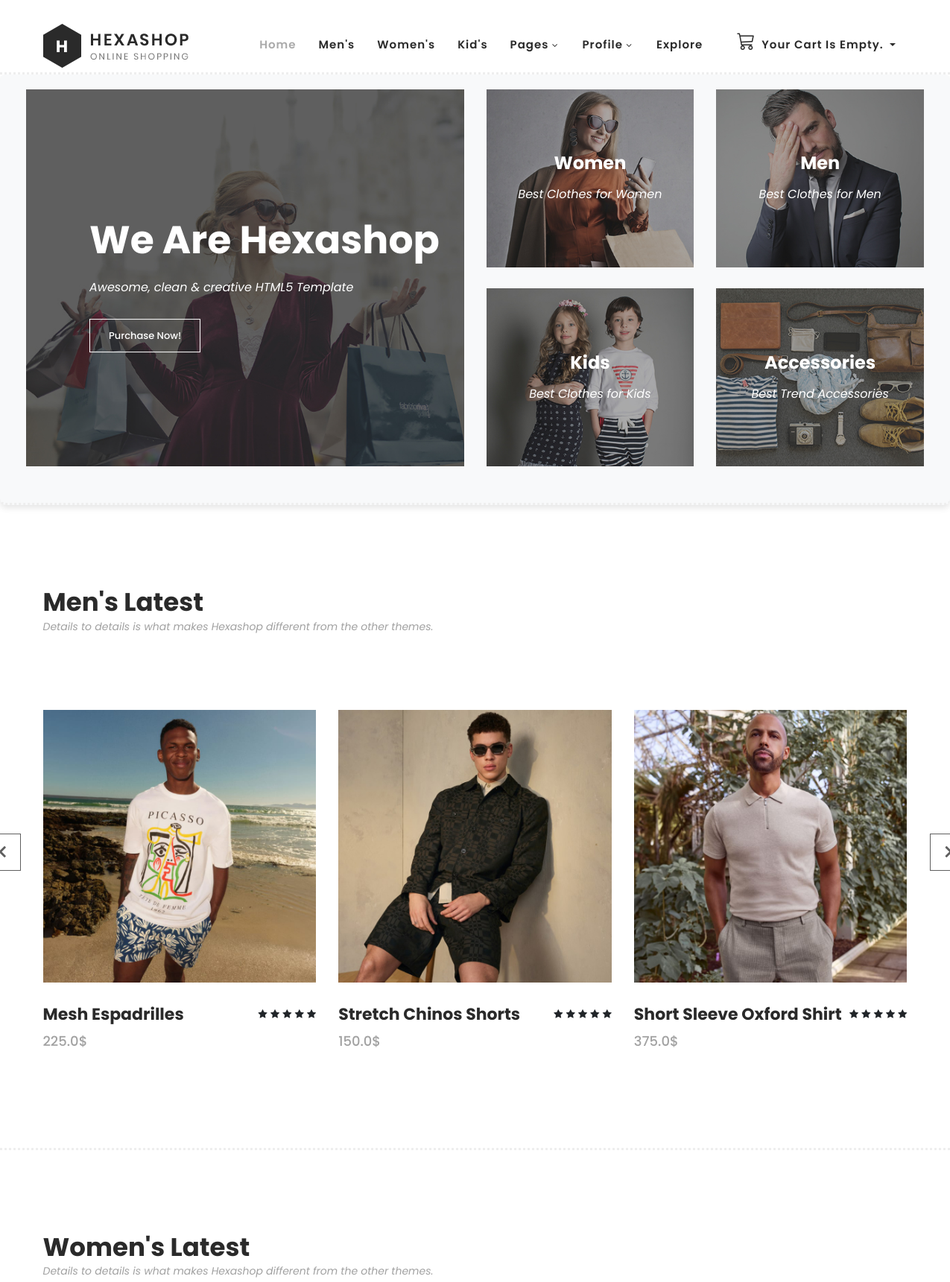
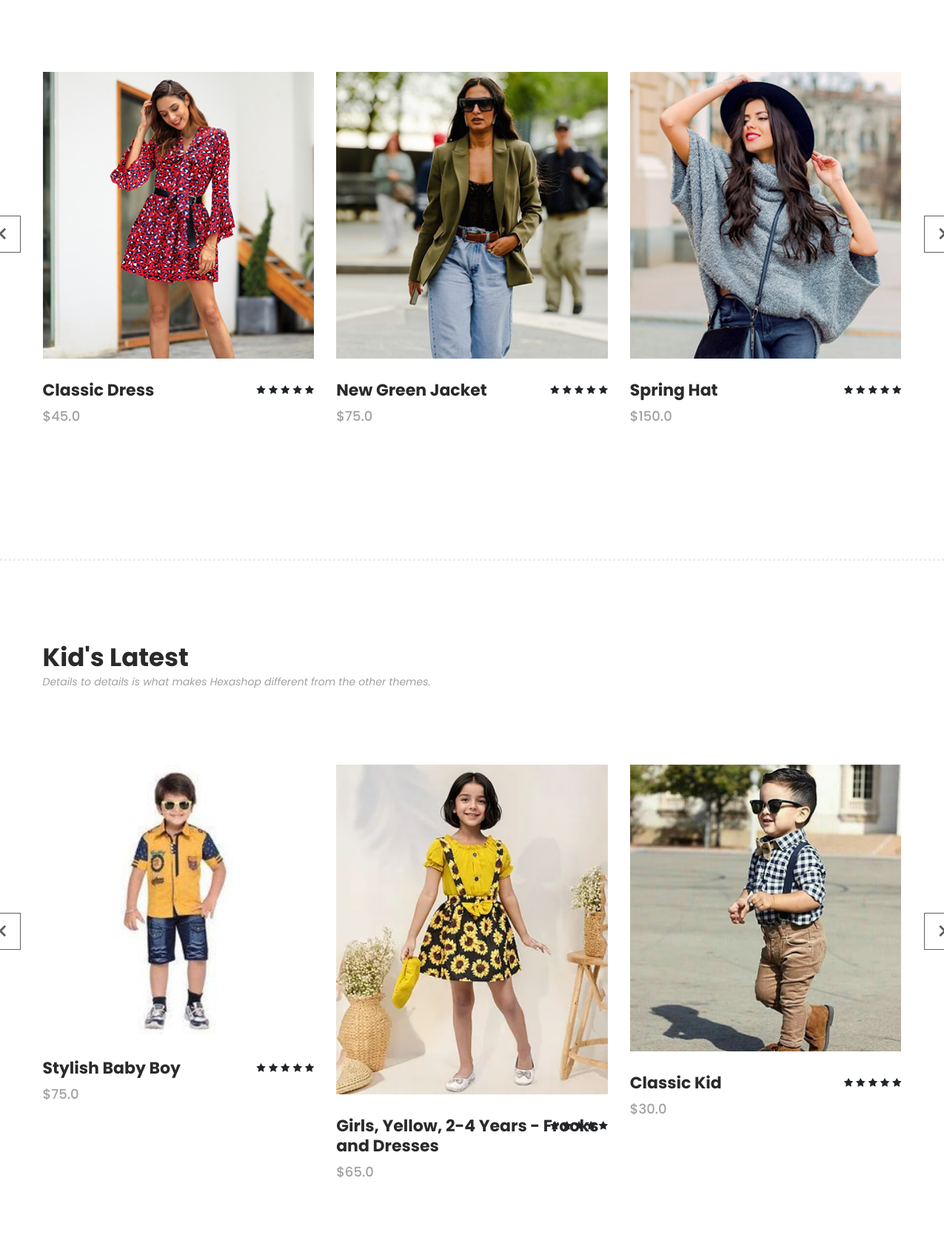
The page / (upper part) on the database its author committed (2 pictures, top to bottom).
### apps/product/models.py (models this page shows, shortened)
class Category(BaseModel):
    name = CharField(max_length=128)
    short_description = CharField(max_length=512)
    image = ImageField(upload_to='categories/')
    slug = SlugField(db_index=True, unique=True, blank=True)
    class Meta:
        verbose_name = 'Category'
        verbose_name_plural = 'Categories'

class Product(BaseModel):
    name = CharField(max_length=256, verbose_name='Product Name')
    description = TextField(verbose_name='Description')
    price = FloatField(verbose_name='Price')
    category = ForeignKey('product.Category', on_delete=CASCADE, related_name='products')
    image = ImageField(upload_to='products/', verbose_name='Product Image')
    slug = SlugField(db_index=True, blank=True)
    available = BooleanField(default=True)
    class Meta:
        ordering = ['-created_at']
        indexes = [
            Index(fields=['id', 'slug']),
            Index(fields=['name']),
            Index(fields=['-created_at'])
        ]
    def get_absolute_url(self):
        return reverse('product:product', args=[self.slug])

### apps/shared/views.py (the view)
# urls.py: path('', HomeView.as_view(), name='home'),
class HomeView(TemplateView):
    template_name = 'index.html'
    def get_context_data(self, **kwargs):
        context = super().get_context_data(**kwargs)
        context['categories'] = Category.objects.all()
        context['men'] = Category.objects.get(name='Men').products.all().order_by('-created_at')[:5]
        context['women'] = Category.objects.get(name='Women').products.all().order_by('-created_at')[:5]
        context['kids'] = Category.objects.get(name='Kids').products.all().order_by('-created_at')[:5]
        context['form'] = CartAddProductForm()
        socials = [
            {'name': 'Fashion', 'url': f'images/instagram-01.jpg'},
            {'name': 'New', 'url': f'images/instagram-02.jpg'},
            {'name': 'Brand', 'url': f'images/instagram-03.jpg'},
            {'name': 'Makeup', 'url': f'images/instagram-04.jpg'},
            {'name': 'Leather', 'url': f'images/instagram-05.jpg'},
            {'name': 'Bag', 'url': f'images/instagram-06.jpg'}
        ]
        context['socials'] = socials
        return context

### apps/cart/cart.py (called while the page is built)
    def __len__(self):
        return sum(item['quantity'] for item in self.cart.values())

### apps/cart/context_processors.py (called while the page is built)
def cart(request):
    return {'cart': Cart(request)}

### apps/users/context_processors.py (called while the page is built)
def subscribe_form(request):
    return {'subscribe_form': SubscribersForm()}

### templates/index.html (shortened to what this page needs)
{% extends 'base.html' %}
{% load static %}
{% block content %}
    <div class="main-banner" id="top">
        <div class="container-fluid">
            <div class="row">
                <div class="col-lg-6">
                    <div class="left-content">
                        <div class="thumb">
                            <div class="inner-content">
                                <h4>We Are Hexashop</h4>
                                <span>Awesome, clean &amp; creative HTML5 Template</span>
                                <div class="main-border-button">
                                    <a href="{% url 'product:products' %}">Purchase Now!</a>
                                </div>
                            </div>
                            <img src="{% static 'images/left-banner-image.jpg' %}" alt="">
                        </div>
                    </div>
                </div>
                <div class="col-lg-6">
                    <div class="right-content">
                        <div class="row">
                            {% for cat in categories %}
                                <div class="col-lg-6">
                                    <div class="right-first-image">
                                        <div class="thumb">
                                            <div class="inner-content">
                                                <h4>{{ cat.name }}</h4>
                                                <span>{{ cat.short_description }}</span>
                                            </div>
                                            <img src="{{ cat.image.url }}" alt="no image">
                                        </div>
                                    </div>
                                </div>
                            {% endfor %}
                        </div>
                    </div>
                </div>
            </div>
        </div>
    </div>
    <section class="section" id="men">
        <div class="container">
            <div class="row">
                <div class="col-lg-6">
                    <div class="section-heading">
                        <h2>Men's Latest</h2>
                        <span>Details to details is what makes Hexashop different from the other themes.</span>
                    </div>
                </div>
            </div>
        </div>
        <div class="container">
            <div class="row">
                <div class="col-lg-12">
                    <div class="men-item-carousel">
                        <div class="owl-men-item owl-carousel">
                            {% for product in men %}
                                <div class="item">
                                    <div class="thumb">
                                        <img src="{{ product.image.url }}" alt="">
                                    </div>
                                    <div class="down-content">
                                        <h4>{{ product.name }}</h4>
                                        <span>{{ product.price }}$</span>
                                        <ul class="stars">
                                            <li><i class="fa fa-star"></i></li>
                                            <li><i class="fa fa-star"></i></li>
                                            <li><i class="fa fa-star"></i></li>
                                            <li><i class="fa fa-star"></i></li>
                                            <li><i class="fa fa-star"></i></li>
                                        </ul>
                                    </div>
                                </div>
                            {% endfor %}
                        </div>
                    </div>
                </div>
            </div>
        </div>
    </section>
    <section class="section" id="women">
        <div class="container">
            <div class="row">
                <div class="col-lg-6">
                    <div class="section-heading">
                        <h2>Women's Latest</h2>
                        <span>Details to details is what makes Hexashop different from the other themes.</span>
                    </div>
                </div>
            </div>
        </div>
        <div class="container">
            <div class="row">
                <div class="col-lg-12">
                    <div class="women-item-carousel">
                        <div class="owl-women-item owl-carousel">
                            {% for product in women %}
                                <div class="item">
                                    <div class="thumb">
                                        <img src="{{ product.image.url }}" alt="">
                                    </div>
                                    <div class="down-content">
                                        <h4>{{ product.name }}</h4>
                                        <span>${{ product.price }}</span>
                                        <ul class="stars">
                                            <li><i class="fa fa-star"></i></li>
                                            <li><i class="fa fa-star"></i></li>
                                            <li><i class="fa fa-star"></i></li>
                                            <li><i class="fa fa-star"></i></li>
                                            <li><i class="fa fa-star"></i></li>
                                        </ul>
                                    </div>
                                </div>
                            {% endfor %}
                        </div>
                    </div>
                </div>
            </div>
        </div>
    </section>
    <section class="section" id="kids">
        <div class="container">
            <div class="row">
                <div class="col-lg-6">
                    <div class="section-heading">
                        <h2>Kid's Latest</h2>
                        <span>Details to details is what makes Hexashop different from the other themes.</span>
                    </div>
                </div>
            </div>
        </div>
        <div class="container">
            <div class="row">
                <div class="col-lg-12">
                    <div class="kid-item-carousel">
                        <div class="owl-kid-item owl-carousel">
                            {% for product in kids %}
                                <div class="item">
                                    <div class="thumb">
                                        <img src="{{ product.image.url }}" alt="">
                                    </div>
                                    <div class="down-content">
                                        <h4>{{ product.name }}</h4>
                                        <span>${{ product.price }}</span>
                                        <ul class="stars">
                                            <li><i class="fa fa-star"></i></li>
                                            <li><i class="fa fa-star"></i></li>
                                            <li><i class="fa fa-star"></i></li>
                                            <li><i class="fa fa-star"></i></li>
                                            <li><i class="fa fa-star"></i></li>
                                        </ul>
                                    </div>
                                </div>
                            {% endfor %}
                        </div>
                    </div>
                </div>
            </div>
        </div>
    </section>
{% endblock %}

### assets/main/css/templatemo-hexashop.css (style rules this page uses)
html, body, div, span, applet, object, iframe, h1, h2, h3, h4, h5, h6, p, blockquote, div pre, a, abbr, acronym, address, big, cite, code, del, dfn, em, font, img, ins, kbd, q, s, samp, small, strike, strong, sub, sup, tt, var, b, u, i, center, dl, dt, dd, ol, ul, li, figure, header, nav, section, article, aside, footer, figcaption { margin: 0; padding: 0; border: 0; outline: 0; }
ul, li { padding: 0; margin: 0; list-style: none; }
header, nav, section, article, aside, footer, hgroup { display: block; }
* { box-sizing: border-box; }
html, body { font-family: 'Poppins', sans-serif; font-weight: 400; background-color: #fff; font-size: 16px; -ms-text-size-adjust: 100%; -webkit-font-smoothing: antialiased; -moz-osx-font-smoothing: grayscale; }
a { text-decoration: none !important; }
h1, h2, h3, h4, h5, h6 { margin-top: 0px; margin-bottom: 0px; }
ul { margin-bottom: 0px; }
html, body { background: #fff; font-family: 'Poppins', sans-serif; }
.main-border-button a { font-size: 13px; color: #fff; border: 1px solid #fff; padding: 12px 25px; display: inline-block; font-weight: 500; transition: all .3s; }
.section-heading h2 { font-size: 34px; font-weight: 700; color: #2a2a2a; }
.section-heading span { font-size: 14px; color: #a1a1a1; font-style: italic; font-weight: 400; }
.main-banner { border-bottom: 3px dotted #eee; padding-top: 160px; padding-bottom: 30px; }
.main-banner .left-content .thumb img { width: 100%; overflow: hidden; }
.main-banner .left-content .inner-content { position: absolute; left: 100px; top: 50%; transform: translateY(-50%); }
.main-banner .left-content .inner-content h4 { color: #fff; margin-top: -10px; font-size: 52px; font-weight: 700; margin-bottom: 20px; }
.main-banner .left-content .inner-content span { font-size: 16px; color: #fff; font-weight: 400; font-style: italic; display: block; margin-bottom: 30px; }
.main-banner .right-content .right-first-image { margin-bottom: 28.5px; }
.main-banner .right-content .right-first-image .thumb { position: relative; text-align: center; }
.main-banner .right-content .right-first-image .thumb img { width: 100%; overflow: hidden; }
.main-banner .right-content .right-first-image .thumb .inner-content { position: absolute; top: 50%; transform: translateY(-50%); width: 100%; text-align: center; }
.main-banner .right-content .right-first-image .thumb .inner-content h4 { color: #fff; font-size: 24px; font-weight: 700; margin-bottom: 15px; }
.main-banner .right-content .right-first-image .thumb .inner-content span { font-size: 16px; color: #fff; font-style: italic; }
#men { padding-top: 90px; padding-bottom: 90px; border-bottom: 3px dotted #eee; }
#men .section-heading { margin-bottom: 60px; }
#men .item .down-content { padding-top: 30px; position: relative; z-index: 3; background-color: #fff; }
#men .item .down-content h4 { font-size: 22px; color: #2a2a2a; font-weight: 700; margin-bottom: 8px; }
#men .item .down-content span { font-size: 18px; color: #a1a1a1; font-weight: 500; display: block; }
#men .item .down-content ul.stars { position: absolute; right: 0; top: 30px; }
#men .item .down-content ul.stars li { display: inline; font-size: 13px; }
#men .item .thumb { position: relative; }
#women { padding-top: 90px; padding-bottom: 90px; border-bottom: 3px dotted #eee; }
#women .section-heading { margin-bottom: 60px; }
#women .item .down-content { padding-top: 30px; position: relative; z-index: 3; background-color: #fff; }
#women .item .down-content h4 { font-size: 22px; color: #2a2a2a; font-weight: 700; margin-bottom: 8px; }
#women .item .down-content span { font-size: 18px; color: #a1a1a1; font-weight: 500; display: block; }
#women .item .down-content ul.stars { position: absolute; right: 0; top: 30px; }
#women .item .down-content ul.stars li { display: inline; font-size: 13px; }
#women .item .thumb { position: relative; }
#kids { padding-top: 90px; padding-bottom: 90px; border-bottom: 3px dotted #eee; }
#kids .section-heading { margin-bottom: 60px; }
#kids .item .down-content { padding-top: 30px; position: relative; z-index: 3; background-color: #fff; }
#kids .item .down-content h4 { font-size: 22px; color: #2a2a2a; font-weight: 700; margin-bottom: 8px; }
#kids .item .down-content span { font-size: 18px; color: #a1a1a1; font-weight: 500; display: block; }
#kids .item .down-content ul.stars { position: absolute; right: 0; top: 30px; }
#kids .item .down-content ul.stars li { display: inline; font-size: 13px; }
#kids .item .thumb { position: relative; }

### rows shown on the page
Category: name "Women", short_description "Best Clothes for Women", image (picture)
Category: name "Men", short_description "Best Clothes for Men", image (picture)
Category: name "Kids", short_description "Best Clothes for Kids", image (picture)
Category: name "Accessories", short_description "Best Trend Accessories", image (picture)
Product: image (picture), name "Mesh Espadrilles", price "225.0"
Product: image (picture), name "Stretch Chinos Shorts", price "150.0"
Product: image (picture), name "Short Sleeve Oxford Shirt", price "375.0"
Product: image (picture), name "Classic Dress", price "45.0"
Product: image (picture), name "New Green Jacket", price "75.0"
Product: image (picture), name "Spring Hat", price "150.0"
Product: image (picture), name "Stylish Baby Boy", price "75.0"
Product: image (picture), name "Girls, Yellow, 2-4 Years - Frocks and Dresses", price "65.0"
Product: image (picture), name "Classic Kid", price "30.0"
